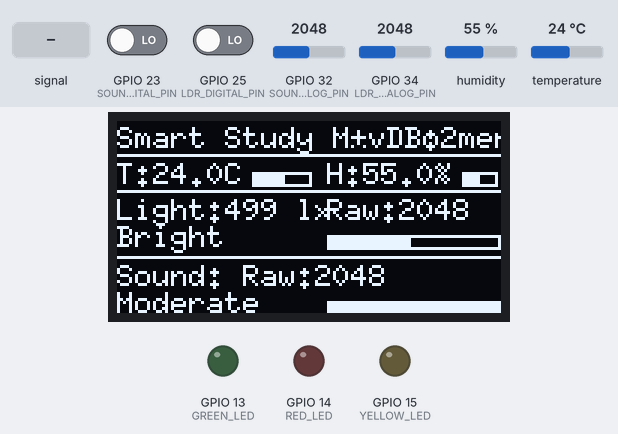
The sketch below on a simulated ESP32. On the bench: 128×64 one-colour display, output pins drawn as LEDs (lit = HIGH). The inputs (shaded band) are chosen by the test bench; at power-on: GPIO 34 (LDR_ANALOG_PIN) = 2048, GPIO 32 (SOUND_ANALOG_PIN) = 2048, GPIO 23 (SOUND_DIGITAL_PIN) LOW, GPIO 25 (LDR_DIGITAL_PIN) LOW, humidity 55 %, temperature 24 °C. WiFi joins after 1.5 s; servers stay silent unless stated; no MQTT or app messages arrive unless stated; what the sketch prints to the serial monitor is not drawn.

Above: at 7.7 s.
7.8 s: GPIO 34 (LDR_ANALOG_PIN) set to 1981
At 10.0 s:
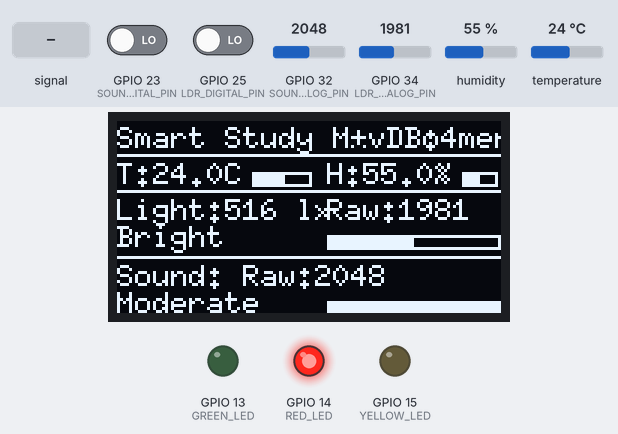
10.9 s: GPIO 32 (SOUND_ANALOG_PIN) fed a 200 Hz sine of ±327 counts around its level
At 12.0 s:
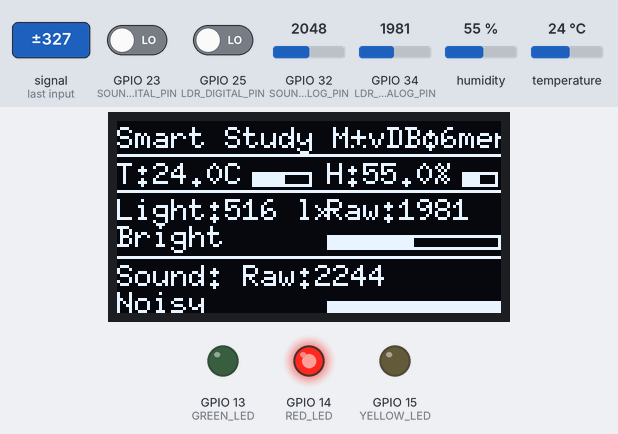
12.9 s: GPIO 32 (SOUND_ANALOG_PIN) set to 1228
At 14.1 s:
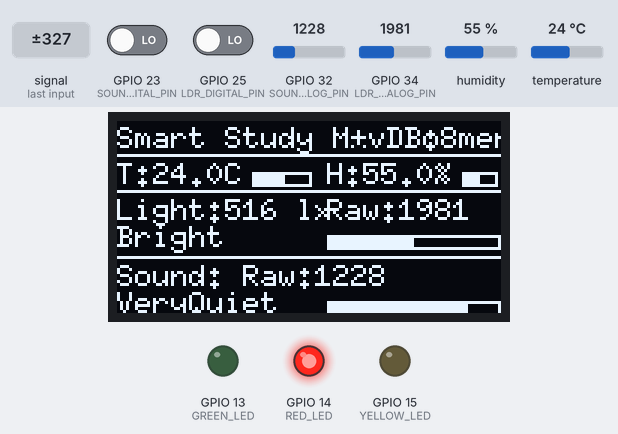
15.0 s: GPIO 32 (SOUND_ANALOG_PIN) set to 1630
At 15.18 s:
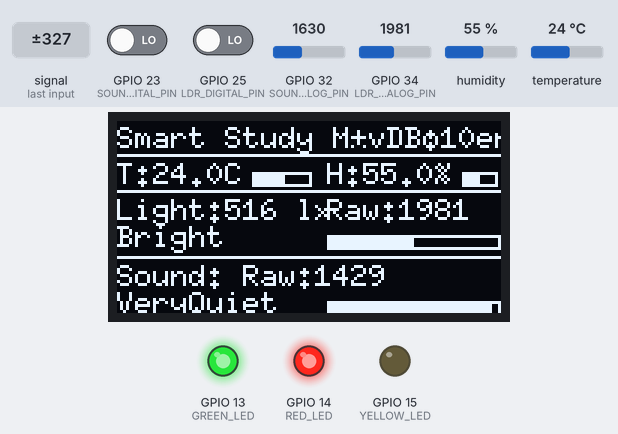
16.5 s: GPIO 32 (SOUND_ANALOG_PIN) set to 1744
At 18.0 s:
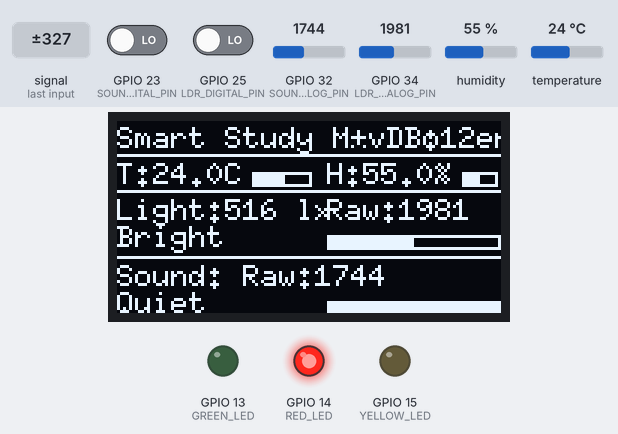
19.1 s: GPIO 34 (LDR_ANALOG_PIN) set to 1709
At 21.23 s:
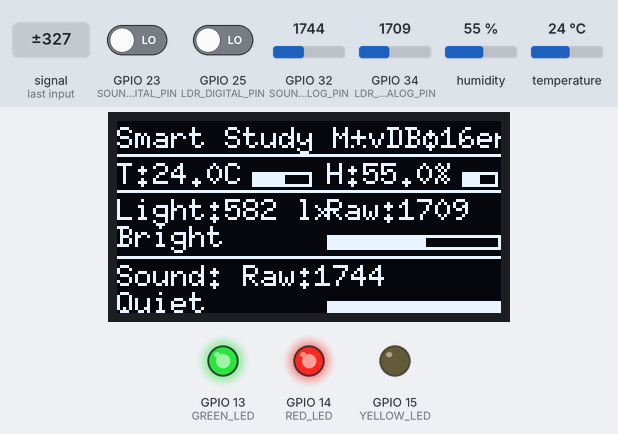
22.5 s: GPIO 34 (LDR_ANALOG_PIN) set to 1590
Timing chart, 0 to 26.2 s (numbered marks = the images above; inputs shaded):
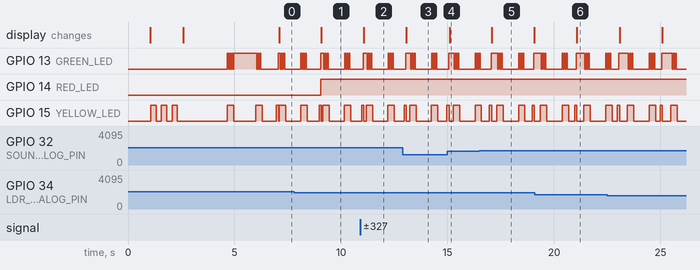

Measured:
- the behaviour switches between 2044 and 2043 on GPIO 34 (LDR_ANALOG_PIN) (found by bisection; images 0 and 1)
- the behaviour switches between 1699 and 1700 on GPIO 32 (SOUND_ANALOG_PIN) (found by bisection; images 4 and 5)
- after the input at 7.8 s, GPIO 14 (RED_LED): LOW → HIGH after 1.2 s; the display: changes after 1.3 s (image 1)
- after the input at 10.9 s, the display: changes after 0.18 s (image 2)
- after the input at 12.9 s, the display: changes after 0.17 s (image 3)
- after the input at 15.0 s, the display: changes after 0.10 s (image 4)
- after the input at 16.5 s, the display: changes after 0.57 s (image 5)
- after the input at 19.1 s, the display: changes after 2.0 s (image 6)

The sketch:

Study_Environment__Analyzer_2025_25.ino
```cpp
#include <WiFi.h>
#include <PubSubClient.h>
#include <ArduinoJson.h>
#include <DHT.h>
#include <Wire.h>
#include <U8g2lib.h>

// WiFi and MQTT Configuration
const char* ssid = "Dialog4G";
const char* password = "Mindula@3210";
const char* mqtt_server = "test.mosquitto.org";
const int mqtt_port = 1883;
const char* client_id = "ESP32_StudyAnalyzer"; // Unique client ID

// IMPORTANT: Make sure these match exactly with your Node-RED flow
const char* topic_sensor_data = "study_analyzer/sensor_data";
const char* topic_mongodb_data = "study_analyzer/mongodb_data";

// MongoDB storage interval (REDUCED FOR TESTING)
unsigned long lastMongoDBPublishTime = 0;
const long mongoDBPublishInterval = 1000;   // 30 seconds for testing (change to 300000 for 5 minutes)

// Pin Definitions
#define DHT_PIN 19
#define LDR_ANALOG_PIN 34
#define LDR_DIGITAL_PIN 25
#define SOUND_ANALOG_PIN 32
#define SOUND_DIGITAL_PIN 23
#define GREEN_LED 13
#define RED_LED 14
#define YELLOW_LED 15

// Constants
#define DHTTYPE DHT22

// MQTT client
WiFiClient espClient;
PubSubClient client(espClient);

// Initialize U8g2 for your OLED display
U8G2_SSD1306_128X64_NONAME_F_HW_I2C u8g2(U8G2_R0, /* reset=*/ U8X8_PIN_NONE);

// Sensor objects
DHT dht(DHT_PIN, DHTTYPE);

// Variables
unsigned long lastSensorReadTime = 0;
const long sensorReadInterval = 2000;      // Read sensors every 2 seconds
unsigned long lastMqttPublishTime = 0;
const long mqttPublishInterval = 5000;     // Publish data every 5 seconds
unsigned long lastReconnectAttempt = 0;
const long reconnectInterval = 5000;       // Try to reconnect every 5 seconds

// Connection status tracking
bool mqttConnected = false;
int mongoDbCounter = 0;                    // Count successful MongoDB publishes

// Sensor values
float temperature = 0;
float humidity = 0;
int lightAnalogValue = 0;
bool lightDigitalValue = false;
float luxValue = 0;
int soundValue = 0;
float decibelValue = 0;
bool soundThreshold = false;
int studyQualityScore = 0;
String studyQualityCategory = "";

// Light categories
String getLightCategory(float lux) {
  if (lux < 50) return "VeryDark";
  else if (lux < 200) return "Dark";
  else if (lux < 400) return "ModLight";
  else if (lux < 600) return "Bright";
  else return "VeryBrt";
}

// Sound categories
String getSoundCategory(int rawValue) {
  if (rawValue < 1700) return "VeryQuiet";
  else if (rawValue < 1900) return "Quiet";
  else if (rawValue < 2100) return "Moderate";
  else if (rawValue < 2300) return "Noisy";
  else return "VeryNoisy";
}

void setup_wifi() {
  delay(10);
  Serial.println();
  Serial.print("Connecting to ");
  Serial.println(ssid);
  WiFi.begin(ssid, password);

  // Wait for connection with timeout
  unsigned long startAttemptTime = millis();

  while (WiFi.status() != WL_CONNECTED &&
         millis() - startAttemptTime < 20000) { // 20 second timeout
    digitalWrite(YELLOW_LED, HIGH);
    delay(250);
    digitalWrite(YELLOW_LED, LOW);
    delay(250);
    Serial.print(".");
  }

  if (WiFi.status() == WL_CONNECTED) {
    Serial.println("");
    Serial.println("WiFi connected");
    Serial.println("IP address: ");
    Serial.println(WiFi.localIP());
  } else {
    Serial.println("");
    Serial.println("WiFi connection FAILED");
    // Indicate connection failure with red LED
    digitalWrite(RED_LED, HIGH);
  }
}

// Callback for MQTT messages
void callback(char* topic, byte* payload, unsigned int length) {
  Serial.print("Message arrived [");
  Serial.print(topic);
  Serial.print("] ");
  for (int i = 0; i < length; i++) {
    Serial.print((char)payload[i]);
  }
  Serial.println();
}

boolean reconnect() {
  // Loop until we're reconnected
  if (!client.connected()) {
    Serial.print("Attempting MQTT connection...");

    // Simplified connection approach from code 2
    if (client.connect(client_id)) {
      Serial.println("connected");
      mqttConnected = true;
      // Once connected, publish an announcement
      client.publish("study_analyzer/status", "ESP32 Study Analyzer connected");

      // Blink green LED to indicate successful connection
      for (int i = 0; i < 3; i++) {
        digitalWrite(GREEN_LED, HIGH);
        delay(100);
        digitalWrite(GREEN_LED, LOW);
        delay(100);
      }
      return true;
    } else {
      Serial.print("failed, rc=");
      Serial.print(client.state());
      Serial.println(" try again later");
      mqttConnected = false;

      // Flash yellow LED to indicate connection issue
      for (int i = 0; i < 3; i++) {
        digitalWrite(YELLOW_LED, HIGH);
        delay(100);
        digitalWrite(YELLOW_LED, LOW);
        delay(100);
      }
      return false;
    }
  }
  return true;
}

void readDHTSensor() {
  // Read temperature and humidity
  humidity = dht.readHumidity();
  temperature = dht.readTemperature();

  // Check if reading was successful
  if (isnan(humidity) || isnan(temperature)) {
    Serial.println("Failed to read from DHT sensor!");
    humidity = 0;
    temperature = 0;
  }
}

void readLightSensor() {
  // Read light sensor (both analog and digital)
  lightAnalogValue = analogRead(LDR_ANALOG_PIN);
  lightDigitalValue = digitalRead(LDR_DIGITAL_PIN);

  // Convert to approximate lux value (needs calibration)
  luxValue = calibrateLuxValue(lightAnalogValue);
}

void readSoundSensor() {
  // Read sound sensor multiple times and average to reduce noise
  soundValue = 0;
  const int numSamples = 10;

  for (int i = 0; i < numSamples; i++) {
    soundValue += analogRead(SOUND_ANALOG_PIN);
    delay(5); // Short delay between readings
  }

  // Calculate average
  soundValue = soundValue / numSamples;

  // Read digital threshold value
  soundThreshold = digitalRead(SOUND_DIGITAL_PIN);

  // Calculate approximate decibel value
  decibelValue = map(soundValue, 0, 4095, 30, 100); // Rough approximation
}

void printAllReadings() {
  Serial.println("\n----- Current Environment Readings -----");

  // Temperature and Humidity
  Serial.print("Temperature: ");
  Serial.print(temperature);
  Serial.print(" °C | Humidity: ");
  Serial.print(humidity);
  Serial.println(" %");

  // Light
  Serial.print("Light Level (RAW): ");
  Serial.print(lightAnalogValue);
  Serial.print(" | Light Threshold: ");
  Serial.print(lightDigitalValue ? "HIGH (Dark)" : "LOW (Bright)");
  Serial.print(" | Estimated Illuminance: ");
  Serial.print(luxValue);
  Serial.print(" lux | Category: ");
  Serial.println(getLightCategory(luxValue));

  // Sound
  Serial.print("Sound Level (RAW): ");
  Serial.print(soundValue);
  Serial.print(" | Sound Threshold: ");
  Serial.print(soundThreshold ? "HIGH" : "LOW");
  Serial.print(" | Category: ");
  Serial.println(getSoundCategory(soundValue));

  Serial.println("-----------------------------------------");
}

void analyzeEnvironment() {
  bool temperatureOptimal = (temperature >= 20 && temperature <= 25);
  bool humidityOptimal = (humidity >= 40 && humidity <= 60);
  bool lightOptimal = (luxValue >= 300 && luxValue <= 500);
  bool soundOptimal = (soundValue < 300); // Using raw value threshold

  // Simple implementation of Study Quality Score
  studyQualityScore = 0;
  if (temperatureOptimal) studyQualityScore += 25;
  if (humidityOptimal) studyQualityScore += 25;
  if (lightOptimal) studyQualityScore += 25;
  if (soundOptimal) studyQualityScore += 25;

  Serial.print("Study Environment Quality Score: ");
  Serial.print(studyQualityScore);
  Serial.print("/100 - ");

  if (studyQualityScore >= 75) {
    studyQualityCategory = "OPTIMAL";
    Serial.println("OPTIMAL");
    digitalWrite(GREEN_LED, HIGH);
    digitalWrite(RED_LED, LOW);
  } else if (studyQualityScore >= 50) {
    studyQualityCategory = "ACCEPTABLE";
    Serial.println("ACCEPTABLE");
    digitalWrite(GREEN_LED, HIGH);
    digitalWrite(RED_LED, HIGH);
  } else {
    studyQualityCategory = "SUBOPTIMAL";
    Serial.println("SUBOPTIMAL");
    digitalWrite(GREEN_LED, LOW);
    digitalWrite(RED_LED, HIGH);
  }
}

void updateDisplay() {
  u8g2.clearBuffer();

  // Display header
  u8g2.setFont(u8g2_font_6x10_tr);
  u8g2.drawStr(0, 9, "Smart Study Environment");
  u8g2.drawLine(0, 11, 128, 11);

  // Display temperature and humidity (top section)
  char tempStr[16], humStr[16];
  sprintf(tempStr, "T:%.1fC", temperature);
  sprintf(humStr, "H:%.1f%%", humidity);
  u8g2.drawStr(0, 21, tempStr);
  u8g2.drawStr(70, 21, humStr);

  // Small temperature and humidity bar indicators
  u8g2.drawFrame(45, 17, 20, 5);
  int tempFill = map(temperature, 10, 35, 0, 20);
  u8g2.drawBox(45, 17, tempFill, 5);

  u8g2.drawFrame(115, 17, 12, 5);
  int humFill = map(humidity, 0, 100, 0, 12);
  u8g2.drawBox(115, 17, humFill, 5);

  // Divider
  u8g2.drawLine(0, 23, 128, 23);

  // Light level (middle section)
  char luxStr[20], ldrStr[16];
  sprintf(luxStr, "Light:%.0f lx", luxValue);
  sprintf(ldrStr, "Raw:%d", lightAnalogValue);
  u8g2.drawStr(0, 33, luxStr);
  u8g2.drawStr(70, 33, ldrStr);

  // Get light category
  String lightCat = getLightCategory(luxValue);
  u8g2.drawStr(0, 42, lightCat.c_str());

  // Light level bar (inverted for your sensor)
  u8g2.drawFrame(70, 38, 58, 5);
  // For inverted sensor: higher raw value = less light, so invert the fill
  int lightFill = map(4095 - lightAnalogValue, 0, 4095, 0, 58);
  u8g2.drawBox(70, 38, lightFill, 5);

  // Divider
  u8g2.drawLine(0, 45, 128, 45);

  // Sound level (lower section)
  char soundStr[20];
  sprintf(soundStr, "Sound: Raw:%d", soundValue);
  u8g2.drawStr(0, 55, soundStr);

  // Get sound category based on raw value
  String soundCat = getSoundCategory(soundValue);
  u8g2.drawStr(0, 64, soundCat.c_str());

  // Sound level bar
  u8g2.drawFrame(70, 60, 58, 5);
  int soundFill = map(soundValue, 0, 1500, 0, 58); // Adjusted range for better visibility
  soundFill = constrain(soundFill, 0, 58);
  u8g2.drawBox(70, 60, soundFill, 5);

  // Display connection status in top-right corner
  char statusStr[16];
  sprintf(statusStr, "M%c DB:%d", mqttConnected ? '+' : '-', mongoDbCounter);
  u8g2.drawStr(72, 9, statusStr);

  u8g2.sendBuffer();
}

float calibrateLuxValue(int adcValue) {
  // Inverting the reading since the sensor gives lower values for higher light intensity
  int invertedValue = 4095 - adcValue;  // Invert the scale (assuming 12-bit ADC with range 0-4095)

  // Simple approximation - needs proper calibration
  // Map inverted value to lux range
  return map(invertedValue, 0, 4095, 0, 1000);
}

bool publishSensorData() {
  // Create JSON document for regular updates
  StaticJsonDocument<256> jsonDoc;

  jsonDoc["temperature"] = temperature;
  jsonDoc["humidity"] = humidity;
  jsonDoc["light_raw"] = lightAnalogValue;
  jsonDoc["light_lux"] = luxValue;
  jsonDoc["light_category"] = getLightCategory(luxValue);
  jsonDoc["sound_raw"] = soundValue;
  jsonDoc["sound_category"] = getSoundCategory(soundValue);
  jsonDoc["study_quality_score"] = studyQualityScore;
  jsonDoc["study_quality_category"] = studyQualityCategory;
  jsonDoc["timestamp"] = millis();

  // Serialize JSON to string
  char jsonBuffer[256];
  size_t n = serializeJson(jsonDoc, jsonBuffer);

  // Publish to MQTT broker
  Serial.print("Publishing sensor data: ");
  Serial.println(jsonBuffer);
  digitalWrite(YELLOW_LED, HIGH);

  bool success = client.publish(topic_sensor_data, jsonBuffer, n);

  if (success) {
    Serial.println("Publish successful");
  } else {
    Serial.println("Publish failed");
  }

  digitalWrite(YELLOW_LED, LOW);
  return success;
}

bool publishMongoDBData() {
  // Create a simpler JSON document for MongoDB storage - using code 2's approach
  StaticJsonDocument<256> mongoDoc;

  // Add fields with proper naming convention for MongoDB
  mongoDoc["deviceID"] = client_id;
  mongoDoc["temp"] = temperature;
  mongoDoc["humidity"] = humidity;
  mongoDoc["lightRaw"] = lightAnalogValue;
  mongoDoc["lightLux"] = luxValue;
  mongoDoc["lightCategory"] = getLightCategory(luxValue);
  mongoDoc["soundRaw"] = soundValue;
  mongoDoc["soundCategory"] = getSoundCategory(soundValue);
  mongoDoc["studyScore"] = studyQualityScore;
  mongoDoc["studyCategory"] = studyQualityCategory;
  mongoDoc["timestamp"] = millis();

  // Add database info for Node-RED
  mongoDoc["db_name"] = "study_environment_db";
  mongoDoc["collection_name"] = "study_env_new";

  // Serialize JSON to string
  char mongoBuffer[256];
  size_t n = serializeJson(mongoDoc, mongoBuffer);

  // Publish MongoDB data to MQTT broker using the simpler approach from code 2
  Serial.print("Publishing MongoDB data: ");
  Serial.println(mongoBuffer);
  digitalWrite(YELLOW_LED, HIGH);

  bool success = client.publish(topic_sensor_data, mongoBuffer, n);

  if (success) {
    Serial.println("MongoDB data publish successful");
    lastMongoDBPublishTime = millis(); // Update the last publish time
    mongoDbCounter++; // Increment counter for display
    for(int i=0; i<3; i++) {
        digitalWrite(GREEN_LED, HIGH);
        delay(50);
        digitalWrite(GREEN_LED, LOW);
        delay(50);
    }
  } else {
    Serial.println("MongoDB data publish failed");
  }

  digitalWrite(YELLOW_LED, LOW);
  return success;
}

void setup() {
  // Initialize serial communication
  Serial.begin(115200);
  delay(1000);
  Serial.println("\n----- Smart Study Environment Analyzer -----");

  // Initialize pins
  pinMode(GREEN_LED, OUTPUT);
  pinMode(RED_LED, OUTPUT);
  pinMode(YELLOW_LED, OUTPUT);
  pinMode(SOUND_DIGITAL_PIN, INPUT);
  pinMode(LDR_DIGITAL_PIN, INPUT);

  // Initialize DHT sensor
  dht.begin();

  // Initialize OLED display
  u8g2.begin();
  u8g2.setFont(u8g2_font_6x10_tr);
  u8g2.setContrast(128);

  // Display startup message
  u8g2.clearBuffer();
  u8g2.setFont(u8g2_font_6x12_tr);
  u8g2.drawStr(0, 12, "Smart Study");
  u8g2.drawStr(0, 24, "Environment Analyzer");
  u8g2.drawStr(0, 36, "Connecting...");
  u8g2.sendBuffer();

  // Setup WiFi
  setup_wifi();

  // Configure MQTT with simpler approach from code 2
  client.setServer(mqtt_server, mqtt_port);
  client.setCallback(callback);

  // Update display with connection status
  u8g2.clearBuffer();
  u8g2.drawStr(0, 12, "Smart Study");
  u8g2.drawStr(0, 24, "Environment Analyzer");

  if (WiFi.status() == WL_CONNECTED) {
    u8g2.drawStr(0, 36, "WiFi Connected!");
    u8g2.drawStr(0, 48, WiFi.localIP().toString().c_str());
  } else {
    u8g2.drawStr(0, 36, "WiFi Failed!");
    u8g2.drawStr(0, 48, "Check settings");
  }
  u8g2.sendBuffer();
  delay(2000);

  // Try initial MQTT connection - simpler approach from code 2
  if (client.connect(client_id)) {
    mqttConnected = true;
    client.publish("study_analyzer/status", "ESP32 Study Analyzer started");

    // Send an immediate MongoDB test message
    Serial.println("Sending initial MongoDB test message...");
    publishMongoDBData();
  }

  // Indicate system is ready
  digitalWrite(GREEN_LED, HIGH);
  Serial.println("System initialized and ready!");

  // Initialize timing variables
  lastSensorReadTime = millis();
  lastMqttPublishTime = millis();
  lastMongoDBPublishTime = millis();
  lastReconnectAttempt = 0;
}

void loop() {
  unsigned long currentMillis = millis();

  // Check MQTT connection and reconnect if needed
  if (!client.connected()) {
    mqttConnected = false;
    // Try to reconnect every 5 seconds
    if (currentMillis - lastReconnectAttempt > reconnectInterval) {
      lastReconnectAttempt = currentMillis;
      if (reconnect()) {
        lastReconnectAttempt = 0;
      }
    }
  } else {
    // Client connected
    client.loop();
  }

  // Read sensors at regular intervals
  if (currentMillis - lastSensorReadTime >= sensorReadInterval) {
    lastSensorReadTime = currentMillis;

    // Blink yellow LED to indicate data reading in progress
    digitalWrite(YELLOW_LED, HIGH);

    // Read all sensor values
    // delay(5000);
    readDHTSensor();
    readLightSensor();
    readSoundSensor();

    // Display readings on serial monitor
    printAllReadings();

    // Analyze readings and determine environmental quality
    analyzeEnvironment();

    // Update OLED display with all readings
    updateDisplay();

    // Turn off yellow LED after reading is complete
    digitalWrite(YELLOW_LED, LOW);
  }

  // Publish data to MQTT at regular intervals if connected
  if (mqttConnected && currentMillis - lastMqttPublishTime >= mqttPublishInterval) {
    lastMqttPublishTime = currentMillis;
    publishSensorData();
  }

  // Publish data to MongoDB every 30 seconds if connected (testing interval)
  if (mqttConnected && currentMillis - lastMongoDBPublishTime >= mongoDBPublishInterval) {
    lastMongoDBPublishTime = currentMillis;
    publishMongoDBData();
  }
}
```
